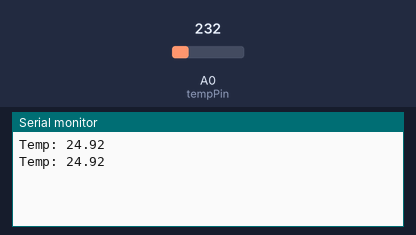
The sketch below on a simulated Arduino Uno, built with avr-gcc and run on an emulated ATmega328P. Parts: the last lines printed to the serial monitor. Inputs (shaded band) come from the test bench; at power-on: A0 (tempPin) = 232.

Above: at 2.3 s.
2.4 s: A0 (tempPin) set to 250
At 3.9 s:
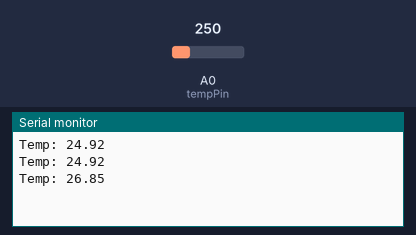
4.5 s: A0 (tempPin) set to 266
At 5.1 s:
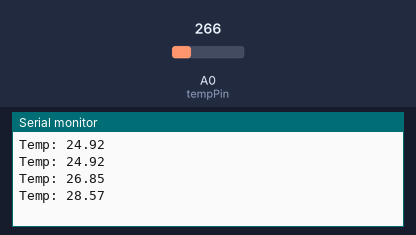
Timing chart, 0 to 7.5 s (numbered marks = the images above; inputs shaded):
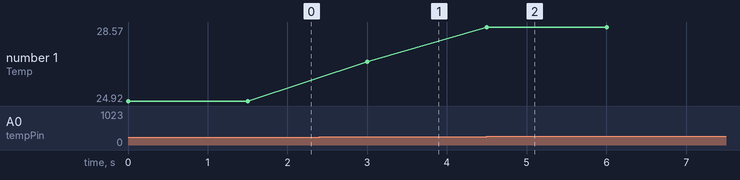

Measured:
- after the input at 2.4 s, the serial monitor: prints a new line after 0.60 s (image 1)
- after the input at 4.5 s, the serial monitor: prints a new line at once (image 2)
- plotted number 1: 24.92 → 26.85 after the input at 2.4 s, 26.85 → 28.57 after the input at 4.5 s

The sketch:

sample_temp_code.ino
```cpp
float tempC;
int reading;
int tempPin = 0;

void setup()
{
  Serial.begin(9600);
  analogReference(INTERNAL);
}

void loop()
{
  reading = analogRead(tempPin);
  tempC = reading / 9.31;
  Serial.print("Temp: ");
  Serial.println(tempC);

  delay(1500);
}
```
